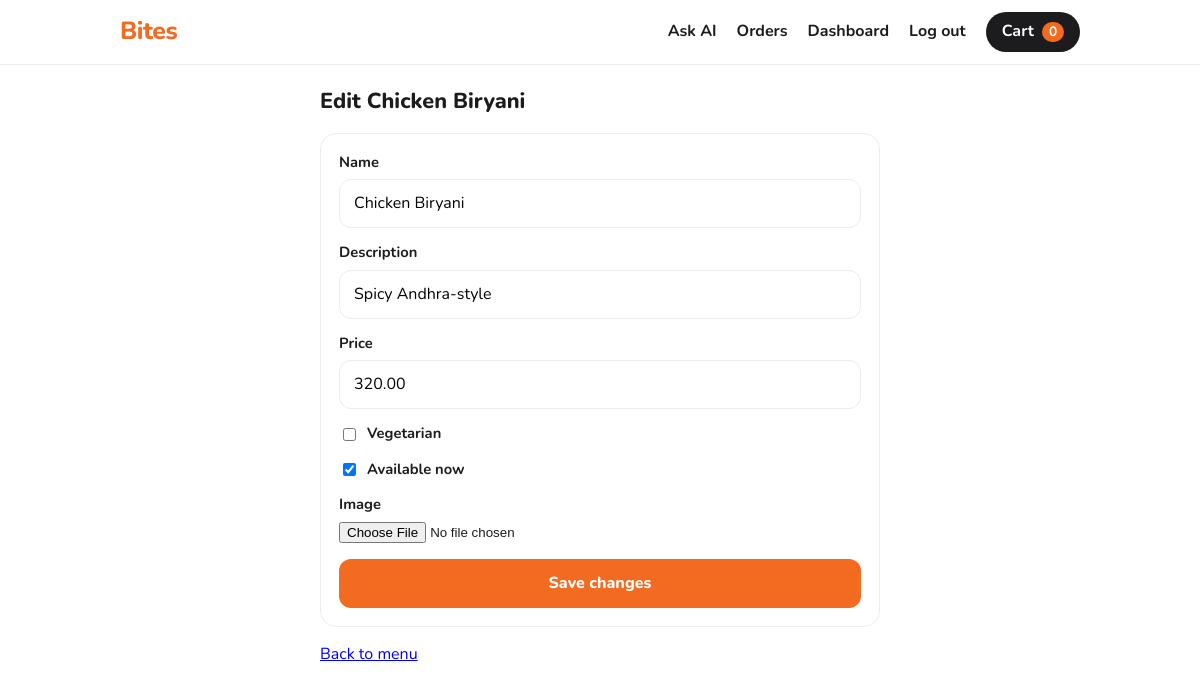
Screenshot of /owner/menu/1/edit/ (signed in) with the database file from the repository.
### orders/models.py (models this page shows, shortened)
class MenuItem(models.Model):
    restaurant = models.ForeignKey(Restaurant, related_name="items", on_delete=models.CASCADE)
    name = models.CharField(max_length=100)
    description = models.CharField(max_length=200, blank=True)
    price = models.DecimalField(max_digits=7, decimal_places=2)
    is_veg = models.BooleanField(default=True)
    available = models.BooleanField(default=True)
    image = models.ImageField(upload_to="dishes/", blank=True)

### orders/owner_views.py (the view)
# urls.py: path("owner/menu/<int:pk>/edit/", ov.owner_item_edit, name="owner_item_edit"),
@owner_required
def owner_item_edit(request, pk):
    item = get_object_or_404(MenuItem, pk=pk, restaurant=request.restaurant)
    form = MenuItemForm(request.POST or None, request.FILES or None, instance=item)
    if request.method == "POST" and form.is_valid():
        form.save()
        messages.success(request, "Dish updated.")
        return redirect("owner_menu")
    return render(request, "orders/owner_item_form.html", {"form": form, "item": item})

### orders/forms.py (shortened to what this page needs)
class MenuItemForm(forms.ModelForm):
    class Meta:
        model = MenuItem
        fields = ["name", "description", "price", "is_veg", "available", "image"]
        labels = {"is_veg": "Vegetarian", "available": "Available now"}

### orders/context.py (called while the page is built)
def cart_summary(request):
    cart = request.session.get("cart", {})
    count, total = 0, Decimal("0")
    ids = [int(k) for k in cart if str(k).isdigit()]
    if ids:
        for i in MenuItem.objects.filter(pk__in=ids):
            qty = cart.get(str(i.pk), 0)
            count += qty
            total += i.price * qty
    return count, total

def cart_info(request):
    count, total = cart_summary(request)
    return {
        "cart_count": count,
        "cart_total": total,
        "user_is_owner": is_owner(request.user) if request.user.is_authenticated else False,
    }

### orders/owner_views.py (called while the page is built)
def owner_required(view):
    @wraps(view)
    def wrapper(request, *args, **kwargs):
        restaurant = get_owner_restaurant(request.user)
        if restaurant is None:
            if get_profile(request.user).is_owner:
                messages.info(request, "Set up your restaurant first.")
                return redirect("owner_restaurant")
            messages.error(request, "That area is for restaurant owners.")
            return redirect("home")
        request.restaurant = restaurant
        return view(request, *args, **kwargs)
    return login_required(wrapper)

### orders/utils.py (called while the page is built)
def get_owner_restaurant(user):
    if not user.is_authenticated:
        return None
    return Restaurant.objects.filter(owner=user).first()

def is_owner(user):
    if not user.is_authenticated:
        return False
    return (Restaurant.objects.filter(owner=user).exists()
            or Profile.objects.filter(user=user, is_owner=True).exists())

### orders/templates/orders/owner_item_form.html (shortened to what this page needs)
{% extends "orders/base.html" %}
{% block content %}
<div class="narrow">
  <h1 class="sec">Edit {{ item.name }}</h1>
  <form method="post" enctype="multipart/form-data" class="card">{% csrf_token %}
    {% include "orders/_form.html" %}
    <button class="primary">Save changes</button>
  </form>
  <a href="{% url 'owner_menu' %}">Back to menu</a>
</div>
{% endblock %}

### orders/templates/orders/_form.html (shortened to what this page needs)
{% for field in form %}
  {% if field.is_hidden %}{{ field }}{% else %}
  <div class="fgroup{% if field.field.widget.input_type == 'checkbox' %} check{% endif %}">
    {% if field.field.widget.input_type == 'checkbox' %}
      <label>{{ field }} {{ field.label }}</label>
    {% else %}
      <label for="{{ field.id_for_label }}">{{ field.label }}</label>{{ field }}
    {% endif %}
  </div>
  {% endif %}
{% endfor %}

### orders/static/orders/style.css (style rules this page uses)
:root { --ink:#1c1c1e; --muted:#74767b; --line:#ececea; --soft:#f7f6f3; --tint:#fff1e7; --accent:#f26b21; --accent-dark:#d9560f; --green:#1ea35a; --red:#d93a2f; --radius:16px; }
* { box-sizing: border-box; }
body { margin:0; font-family:"Nunito", system-ui, -apple-system, "Segoe UI", sans-serif; color:var(--ink); background:#fff; line-height:1.45; padding-bottom:84px; }
h1, h2, h3 { margin:0; line-height:1.2; }
.sec { font-size:1.35rem; font-weight:800; margin-bottom:18px; }
.btn, button.primary { display:inline-block; background:var(--accent); color:#fff; border:0; border-radius:12px; padding:13px 24px; font:inherit; font-weight:800; cursor:pointer; text-decoration:none; width:100%; text-align:center; }
label { font-weight:700; font-size:.92rem; }
.narrow { max-width:560px; margin:0 auto; }
.card { border:1px solid var(--line); border-radius:var(--radius); padding:18px; background:#fff; margin-bottom:16px; }
.fgroup { margin-bottom:14px; }
.fgroup label { display:block; font-weight:700; font-size:.92rem; margin-bottom:6px; }
.fgroup.check label { display:flex; align-items:center; gap:8px; }
.fgroup input:not([type=checkbox]):not([type=radio]):not([type=file]), .fgroup textarea, .fgroup select { width:100%; padding:12px 14px; border:1px solid var(--line); border-radius:12px; font:inherit; background:#fff; }

### rows the page displays
MenuItem: name "Chicken Biryani", form "Chicken Biryani" "Spicy Andhra-style" "320.00", form "☑"

### other values shown
{{ cart_count }} "0"
{{ field.label }} "Name" "Description" "Price" "Image"
{{ field.label }} "Vegetarian" "Available now"
